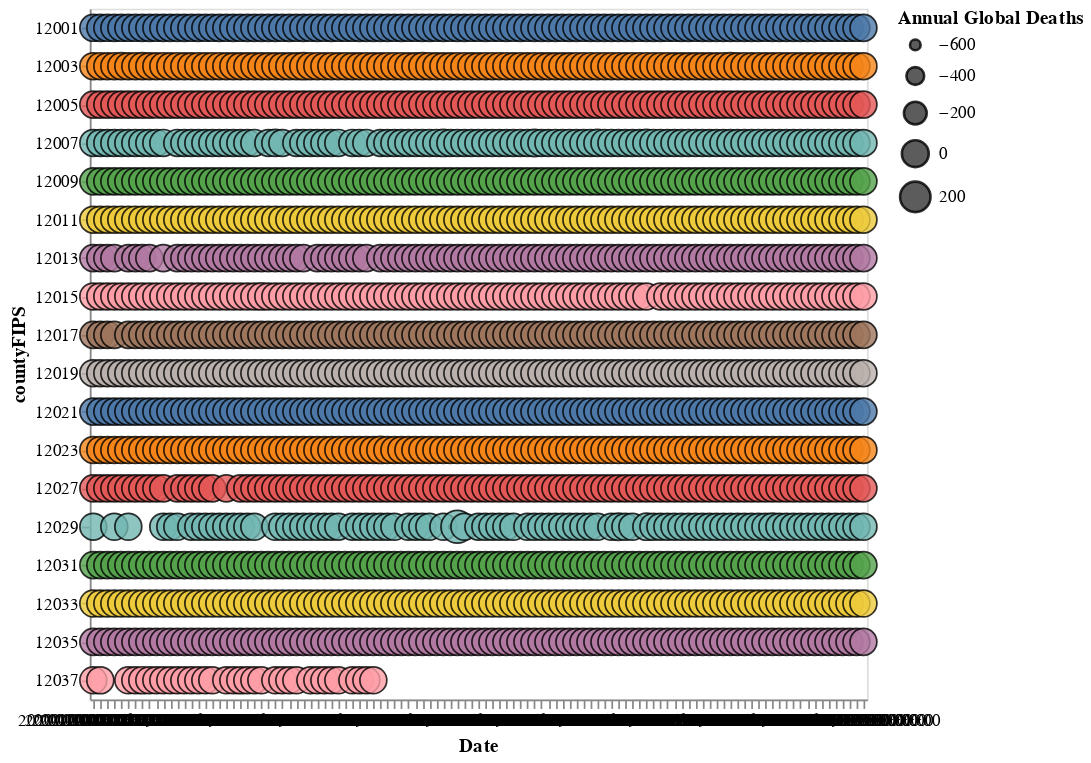

Notebook code for this chart:
### Code cell
date_time_str = '2020-10-01'

date_time_obj = datetime.strptime(date_time_str, '%Y-%m-%d')

# source = data.disasters.url
source = df_cases_7day_tidy[df_cases_7day_tidy['Date'] >= date_time_obj ][0:2000]
alt.Chart(source).mark_circle(
    opacity=0.8,
    stroke='black',
    strokeWidth=1
).encode(
    alt.X('Date:O', axis=alt.Axis(labelAngle=0)),
    alt.Y('countyFIPS:N'),
    alt.Size('pct_dt_7_NewCases:Q',
#         scale=alt.Scale(range=[0, 100]),
        legend=alt.Legend(title='Annual Global Deaths')
    ),
    alt.Color('countyFIPS:N', legend=None)
).properties(
    width=450,
    height=400
)

### Figure 1 — Vega-Lite specification as saved in the notebook (floating-point values rounded to 4 significant figures; data arrays with more than 128 entries replaced by an {"elided": "..."} marker saying what was removed)
{"config": {"view": {"continuousWidth": 400, "continuousHeight": 300}}, "data": {"name": "data-9ab02b16bff4e2021d5a881e3b45715d"}, "mark": {"type": "circle", "opacity": 0.8, "stroke": "black", "strokeWidth": 1}, "encoding": {"color": {"type": "nominal", "field": "countyFIPS", "legend": null}, "size": {"type": "quantitative", "field": "pct_dt_7_NewCases", "legend": {"title": "Annual Global Deaths"}}, "x": {"type": "ordinal", "axis": {"labelAngle": 0}, "field": "Date"}, "y": {"type": "nominal", "field": "countyFIPS"}}, "height": 400, "width": 450, "$schema": "https://vega.github.io/schema/vega-lite/v4.8.1.json", "datasets": {"data-9ab02b16bff4e2021d5a881e3b45715d": {"elided": "2000 records"}}}
